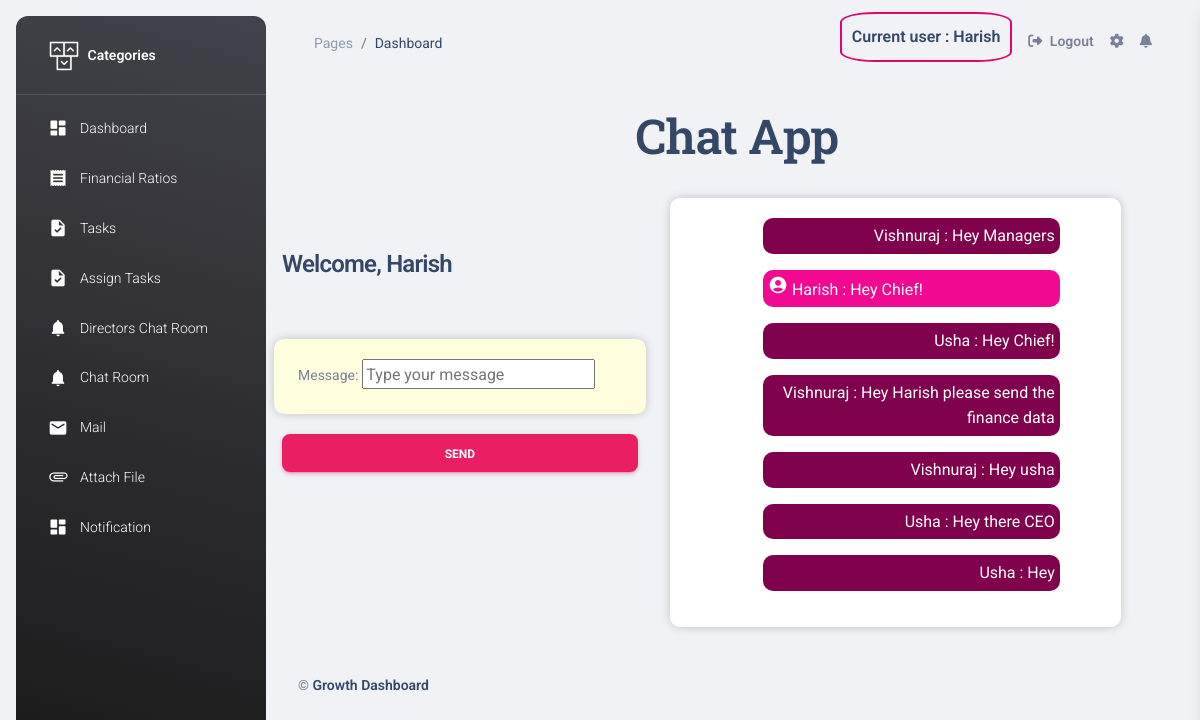
Screenshot of /messages (signed in) with the database file from the repository.
### apps/authentication/models.py (models this page shows, shortened)
class Users(db.Model, UserMixin):
    __tablename__ = 'Users'
    id = db.Column(db.Integer, primary_key=True)
    username = db.Column(db.String(64), unique=False)
    phone = db.Column(db.Integer,unique=True)
    email = db.Column(db.String(64), unique=True)
    password = db.Column(db.LargeBinary(10))
    role = db.Column(db.String(10))
    department = db.Column(db.String(64), default=None)
    def __repr__(self):
        return str(self.username)

class ChatMessages(db.Model):
    __tablename__ = 'chat_messages'
    id = db.Column(db.Integer, primary_key=True)
    username = db.Column(db.String(50), nullable=False)
    message = db.Column(db.String(255), nullable=False)

### apps/authentication/routes.py (the view)
@blueprint.route('/messages', methods=['POST', 'GET'])
@login_required
def messages():
    if request.method == 'POST':
        message = request.form.get('message')
        if message:
            chat_message = ChatMessages(username=current_user.username, message=message)
            db.session.add(chat_message)
            db.session.commit()
            return jsonify({'status': 'Message sent successfully'})
        else:
            return jsonify({'status': 'Invalid request'})
    elif request.method == 'GET':
        chat = ChatMessages.query.all()
        if current_user.role == "CEO":
            return render_template('ceo/chat_message.html', data=chat)
        elif current_user.role == "Manager":
            return render_template('manager/chat_room.html', data=chat)
        else:
            return "Invalid request method"
    else:
        return "Invalid request method"

### apps/__init__.py (called while the page is built)
def configure_database(app):
    @app.before_first_request
    def initialize_database():
        try:
            db.create_all()
        except Exception as e:
            print('> Error: DBMS Exception: ' + str(e) )
            basedir = os.path.abspath(os.path.dirname(__file__))
            app.config['SQLALCHEMY_DATABASE_URI'] = SQLALCHEMY_DATABASE_URI = 'sqlite:///' + os.path.join(basedir, 'db.sqlite3')
            print('> Fallback to SQLite ')
            db.create_all()
    @app.teardown_request
    def shutdown_session(exception=None):
        db.session.remove()

### apps/authentication/models.py (called while the page is built)
@login_manager.user_loader
def user_loader(id):
    return Users.query.filter_by(id=id).first()

### apps/templates/manager/chat_room.html (shortened to what this page needs)
{% extends "layouts/base.html" %}
{% block content %}
<div class="container-fluid py-4">
    <h1 style="text-align: center;">Chat App</h1>
</div>
<div class="row">
    <div class="col-12 col-xl-5">
    <form id="message-form" method="post" action="/messages">
                <div class="col-md-6" style="padding-top: 50px;">
                        <h4 style="text-align: center;">Welcome, {{ current_user.username }}</h4>
                </div>
                <div style="padding-top: 50px;">
                    <div class="white-box" style="background-color:lightyellow;">
                        <label for="eps">Message:</label>
                        <input type="text" id="message" placeholder="Type your message" required>
                    </div>
                </div>
                <div class="row">
                    <div class="col">
                        <button id="submit" class="btn btn-primary" type="submit">Send</button>
                    </div>
                </div>
                </div>
                <div class="col-12 col-xl-6">
                    <div class="white-box">
                        <div id="chat">
                            {% for j in data %}
                            <ul id="messages" style="justify-content: center;">
                                {% if current_user.username == j.username %}
                                <li class="message"><i class="material-icons opacity-10">account_circle</i> {{j.username}} : {{j.message}}</li>
                                {% else %}
                                <li class="direct_message">{{j.username}} : {{j.message}}</li>
                                    {% endif %}
                            </ul>
                            {% endfor %}
                        </div>
                    </div>
                    </div>
</div>
{% include 'includes/footer.html' %}
{% endblock content %}

### apps/templates/manager/navigation.html (shortened to what this page needs)
    <nav class="navbar navbar-main navbar-expand-lg px-0 mx-4 shadow-none border-radius-xl" id="navbarBlur" navbar-scroll="true">
      <div class="container-fluid py-1 px-3">
        <nav aria-label="breadcrumb">
          <ol class="breadcrumb bg-transparent mb-0 pb-0 pt-1 px-0 me-sm-6 me-5">
            <li class="breadcrumb-item text-sm"><a class="opacity-5 text-dark" href="javascript:;">Pages</a></li>
            <li class="breadcrumb-item text-sm text-dark active" aria-current="page">Dashboard</li>
          </ol>
        </nav>
        <div class="collapse navbar-collapse mt-sm-0 mt-2 me-md-0 me-sm-4" id="navbar">
          <div class="ms-md-auto pe-md-3 d-flex align-items-center">
            <h6 style="border: 2px solid; border-radius: 20%; padding: 10px; border-color: rgb(223, 6, 111);">Current user : {{ current_user }}</h6>
          </div>
          <ul class="navbar-nav  justify-content-end">
            <li class="nav-item d-flex align-items-center">
              <a href="{{ url_for('authentication_blueprint.logout') }}" class="nav-link text-body font-weight-bold px-0">
                <i class="fa fa-sign-out me-sm-1"></i>
                <span class="d-sm-inline d-none">Logout</span>
              </a>
            </li>
            <li class="nav-item px-3 d-flex align-items-center">
              <a href="javascript:;" class="nav-link text-body p-0">
                <i class="fa fa-cog fixed-plugin-button-nav cursor-pointer"></i>
              </a>
            </li>
            <li class="nav-item dropdown pe-2 d-flex align-items-center">
              <a href="javascript:;" class="nav-link text-body p-0" id="dropdownMenuButton" data-bs-toggle="dropdown" aria-expanded="false">
                <i class="fa fa-bell cursor-pointer"></i>
              </a>
            </li>
          </ul>
        </div>
      </div>
    </nav>

### apps/templates/manager/chat_room.html (style rules this page uses)
.col { padding: 20px; overflow: auto; }
.direct_message { list-style-type: none; margin-bottom: 10px; background-color: #81024c; padding: 5px; border-radius: 10px; color: white; width: auto; text-align: right; }
.white-box { max-height: 100%; overflow-y: auto; background-color: white; padding: 20px; border-radius: 10px; box-shadow: 0 0 10px rgba(0, 0, 0, 0.2); }
.message { list-style-type: none; margin-bottom: 10px; background-color: #f10a91; padding: 5px; border-radius: 10px; color: white; width: 100%; }
#chat { width: 80%; margin: auto; }
input { width: 70%; height: 30px; }
button { width: 100%; height: 38px; }

### rows the page displays
Users: username "Harish"
ChatMessages: username "Vishnuraj", message "Hey Managers"
ChatMessages: username "Harish", message "Hey Chief!"
ChatMessages: username "Usha", message "Hey Chief!"
ChatMessages: username "Vishnuraj", message "Hey Harish please send the finance data"
ChatMessages: username "Vishnuraj", message "Hey usha"
ChatMessages: username "Usha", message "Hey there CEO"
ChatMessages: username "Usha", message "Hey"
